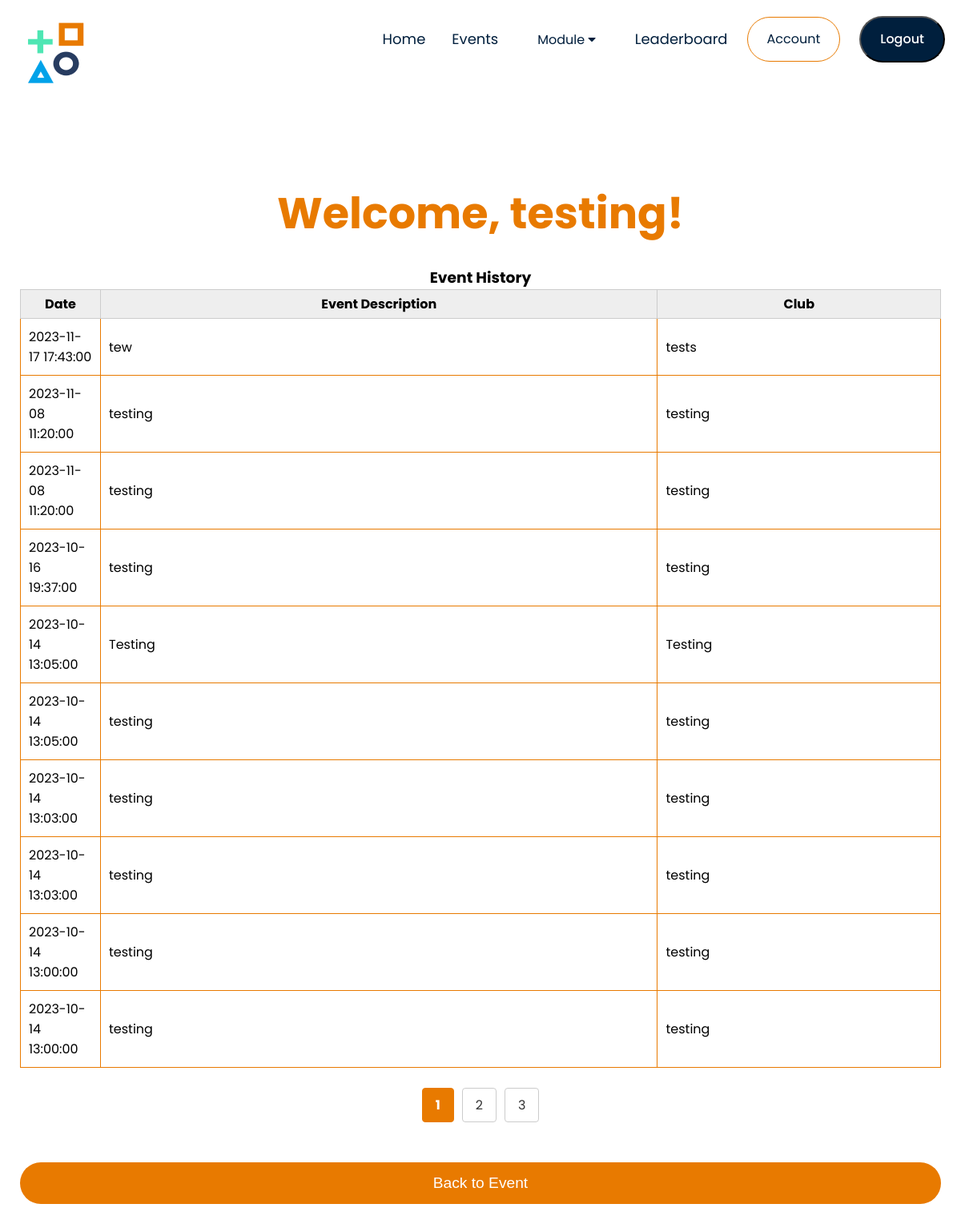
The app's page /Event/Public/event_history.php (signed in) with its own data.
### tables this page shows
CREATE TABLE `events` (
  `id` int(11) NOT NULL,
  `username` varchar(255) NOT NULL,
  `event` varchar(255) NOT NULL,
  `club` varchar(255) NOT NULL,
  `datetime` datetime NOT NULL
);

### Event/Public/logic_controller.php (called while the page is built, shortened)
<?php
function getEventHistoryDataPaginated($conn, $username, $start_index, $items_per_page) {
    $eventHistoryQuery = "SELECT * FROM events WHERE username = ? ORDER BY datetime DESC LIMIT ?, ?";
    $eventHistoryStmt = $conn->prepare($eventHistoryQuery);
    $eventHistoryStmt->bind_param("sii", $username, $start_index, $items_per_page);
    $eventHistoryStmt->execute();
    $eventHistoryResult = $eventHistoryStmt->get_result();
    $eventHistoryData = array();
    while ($row = $eventHistoryResult->fetch_assoc()) {
        $eventHistoryData[] = array(
            'date' => $row['datetime'],
            'event_description' => $row['event'],
            'club' => $row['club']
        );
    }
    return $eventHistoryData;
}
function getTotalPages($conn, $username, $items_per_page = 10) {
    $totalEventsQuery = "SELECT COUNT(*) as total FROM events WHERE username = ?";
    $totalEventsStmt = $conn->prepare($totalEventsQuery);
    $totalEventsStmt->bind_param("s", $username);
    $totalEventsStmt->execute();
    $totalEventsResult = $totalEventsStmt->get_result();
    $totalEvents = $totalEventsResult->fetch_assoc()['total'];
    $totalPages = ceil($totalEvents / $items_per_page);
    return $totalPages;
}
?>

### Event/Public/event_history.php (the view, shortened to what this page needs)
<?php
require_once('db_connect.php');
require_once('Part/header.php');
require_once('logic_controller.php');
$username = $_SESSION["username"];
$page = isset($_GET['page']) ? $_GET['page'] : 1;
$items_per_page = 10;
$totalPages = getTotalPages($conn, $username, $items_per_page);
$items_per_page = 10;
$start_index = ($page - 1) * $items_per_page;
$eventHistoryData = getEventHistoryDataPaginated($conn, $username, $start_index, $items_per_page);
?>
<!DOCTYPE html>
<html lang="en">
<head>
    <link rel="stylesheet" href="public.css">
    <link rel="stylesheet" href="https://stackpath.bootstrapcdn.com/font-awesome/4.7.0/css/font-awesome.min.css">
</head>
<body>
    <div class="container">
        <h2 class="title"><br>Welcome, <?php echo $username; ?>!</h2>
    </div>
    <div class="page-container">
        <h3>Event History <span class="current-page"><?php echo $current_page; ?></span></h3>
        <table>
            <thead>
                <tr>
                    <th class="date-column">Date</th>
                    <th>Event Description</th>
                    <th>Club</th>
                </tr>
            </thead>
            <tbody>
                <?php
                foreach ($eventHistoryData as $row) {
                    echo "<tr>";
                    echo "<td>{$row['date']}</td>";
                    echo "<td>{$row['event_description']}</td>";
                    echo "<td>{$row['club']}</td>";
                    echo "</tr>";
                }
                ?>
            </tbody>
        </table>
        <div class="pagination">
            <?php for ($i = 1; $i <= $totalPages; $i++) : ?>
                <a href="?page=<?php echo $i; ?>" class="<?php echo $i == $page ? 'current-page' : ''; ?>"><?php echo $i; ?></a>
            <?php endfor; ?>
        </div>
        <button class="btn"><a href="event.php">Back to Event</a></button>
    </div>
</body>
</html>

### Event/Public/public.css (style rules this page uses)
* { margin: 0; padding: 0; box-sizing: border-box; }
body { font-family: 'Poppins', sans-serif; }
a { text-decoration: none; color: #555; }
.container { max-width: 1300px; margin: auto; padding: 25px; }
.page-container { max-width: 1300px; margin: auto; padding-left: 25px; padding-right: 25px; text-align: center; }
.btn { display: block; width: 100%; padding: 15px 20px; text-align: center; border: none; background: #E87A00; outline: none; border-radius: 30px; font-size: 1.2rem; color: #FFF; cursor: pointer; transition: 0.3s; margin-bottom: 25px; }
.btn a { color:#fff; }
.title { color: #E87A00; font-size: 54px; font-family: 'Poppins', sans-serif; font-weight: 700; text-align: center; }
table { border-collapse: collapse; width: 100%; margin-bottom:25px; }
th, td { border: 1px solid #ccc; padding: 5px; }
th { background-color: #eee; }
.date-column { width: 100px; }
.leaderboard th, td { padding: 10px; text-align: left; border: 1px solid #E87A00; }
.current-page { color: orange; font-weight: bold; }
.pagination { display: flex; justify-content: center; margin-top: 20px; margin-bottom:50px; }
.pagination a { padding: 8px 16px; margin: 0 5px; text-decoration: none; color: #333; border: 1px solid #ccc; border-radius: 4px; }
.pagination a.current-page { background-color: #E87A00; color: #fff; border: 1px solid #E87A00; }

### records on screen
events: datetime "2023-11-17 17:43:00", event "tew", club "tests"
events: datetime "2023-10-16 19:37:00", event "testing", club "testing"
events: datetime "2023-10-14 13:05:00", event "Testing", club "Testing"

### other values on screen
$username "testing"
$row['date'] "2023-11-08 11:20:00"
$row['event_description'] "testing"
$row['club'] "testing"
$row['date'] "2023-10-14 13:05:00"
$row['date'] "2023-10-14 13:03:00"
$row['date'] "2023-10-14 13:00:00"
